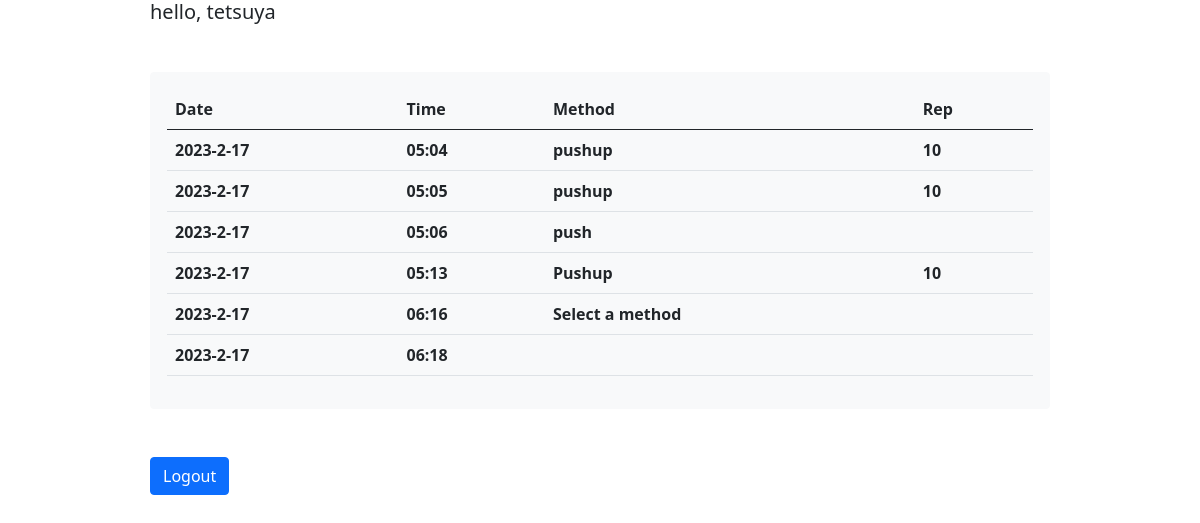
Screenshot of / (signed in) with the database file from the repository.
### main.py (models this page shows)
class Record(db.Model):
    __tablename__ = "record"
    id = db.Column(db.Integer, primary_key=True)
    uid = db.Column(db.String(255))
    method = db.Column(db.String(255))
    count = db.Column(db.Integer)
    created_at = db.Column(db.DateTime, nullable=False, default=datetime.now)
    updated_at = db.Column(db.DateTime, nullable=False, default=datetime.now, onupdate=datetime.now)

### main.py (the view)
@app.route("/", methods=["GET"])
def index():
    if "flag" in session and session["flag"]:
        msg = "hello,  "+ str(session["uid"])
        data = Record.query.filter_by(uid=session["uid"]).all()
        return render_template("list.html",
                               title="A page for after signing in.",
                               message=msg,
                               data=data)
    else:
        return redirect("/login")

### templates/list.html (shortened to what this page needs)
{% import "bootstrap/wtf.html" as wtf %}
<!DOCTYPE html>
<html>
  <head>
    <link href="https://cdn.jsdelivr.net/npm/bootstrap@5.0.2/dist/css/bootstrap.min.css" rel="stylesheet">
  </head>
  <body class="mx-auto w-75">
		<div class="mb-5">
    	<h5>{{ message }}</h5>
		</div>
		<div class="card bg-light border border-light ">
			<div class="card-body">
				<table class="table">
					<thead>
						<tr>
							<th>Date</th>
							<th>Time</th>
							<th>Method</th>
							<th>Rep</th>
						</tr>
					</thead>
					<tbody>
						{% for record in data %}
						<tr>
							<th>{{ record.created_at.year }}-{{ record.created_at.month }}-{{ record.created_at.day }}</th>
							<th>{{ record.created_at.strftime("%H:%M") }}</th>
							<th>{{ record.method }}</th>
							<th>{{ record.count }}</th>
						</tr>
						{% endfor %}
					</tbody>
				</table>
			</div>
		</div>
		<div class="mt-5">
			<form action="/logout" method="POST">
					<button type="submit" class="btn btn-primary">Logout</button>
			</form>
		</div>
  </body>
</html>

### rows the page displays
Record: created_at.year "2023", created_at.month "2", created_at.day "17", created_at "05:04", method "pushup", count "10"
Record: created_at.year "2023", created_at.month "2", created_at.day "17", created_at "05:05", method "pushup", count "10"
Record: created_at.year "2023", created_at.month "2", created_at.day "17", created_at "05:06", method "push"
Record: created_at.year "2023", created_at.month "2", created_at.day "17", created_at "05:13", method "Pushup", count "10"
Record: created_at.year "2023", created_at.month "2", created_at.day "17", created_at "06:16", method "Select a method"
Record: created_at.year "2023", created_at.month "2", created_at.day "17", created_at "06:18"

### other values shown
{{ message }} "hello, tetsuya"
